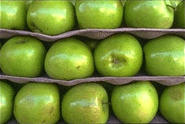
%> input picture 3rd Year ,2nd Semester/Image Processing/Previous Year/Amirbek/assignment 3/Image Quilting for Texture Synthesis and Transfer/inputs/synthesis/apples.png, 185 x 124 px
$ octave synthesis.m   (GNU Octave 9; MATLAB toolbox functions it lacks are replaced by stand-ins)
%> lines starting %> are read from the running program, lines starting %| are printed output that depends on the picture; in (x1, y1, x2, y2) boxes, pixels count from 0 and x2, y2 are one past the last pixel; in counts of white or black regions, pixels touching at a corner belong together; the program's own positions count from 1
% 2018380038 Amirbek Raimov
a = im2double(imread('../inputs/synthesis/apples.png'));
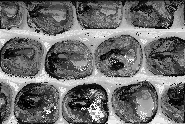
%> a: size 124x185 double; min 0, max 0.992, mean 0.435


if(length(size(a)) ~= 3)
    a = repmat(a,[1 1 3]);
%> a: size 124x185x3 double
end
inputTexture = rgb2gray(a);
[m,n] = size(inputTexture);
%> m = 124; n = 185

magnification = 2;
w = 50;
o = round(w/3);
m1 = ceil(m*magnification/w)*w+o;
%> m1 = 267
n1 = ceil(n*magnification/w)*w+o;
%> n1 = 417
outputTexture = zeros(m1,n1);
outputTexture1 = zeros(m1,n1,3);


for i = 1:floor(m1/w)
    for j = 1:floor(n1/w)
        mask = zeros(w+o,w+o);
        temp1 = outputTexture((i-1)*w+1:i*w+o,(j-1)*w+1:j*w+o);

        if(i==1 && j ==1)
            outputTexture(1:w+o,1:w+o) = inputTexture(1:w+o,1:w+o);
            outputTexture1(1:w+o,1:w+o,:) = a(1:w+o,1:w+o,:);
            continue;

        elseif(i==1)
            mask(:,1:o) = 1;

            [nearPatch,nearPatch1] = givePatch(a,inputTexture,temp1,mask);

            error = (nearPatch.*mask-temp1.*mask).^2;
            error = error(:,1:o);
            [cost,path] = findBoundaryHelper1(error);
            boundary = zeros(w+o,w+o);
            [~,ind] = min(cost(1,:));
            boundary(:,1:o) = findBoundaryHelper2(path,ind);

        elseif(j==1)
            mask(1:o,:) = 1;

            [nearPatch,nearPatch1] = givePatch(a,inputTexture,temp1,mask);

            error = (nearPatch.*mask-temp1.*mask).^2;
            error = error(1:o,:);
            [cost,path] = findBoundaryHelper1(error');
            boundary = zeros(w+o,w+o);
            [~,ind] = min(cost(1,:));
            boundary(1:o,:) = (findBoundaryHelper2(path,ind))';

        else
            mask(:,1:o) = 1;
            mask(1:o,:) = 1;

            [nearPatch,nearPatch1] = givePatch(a,inputTexture,temp1,mask);

            error = (nearPatch.*mask-temp1.*mask).^2;
            error1 = error(1:o,:);
            [cost1,path1] = findBoundaryHelper1(error1');

            error2 = error(:,1:o);
            [cost2,path2] = findBoundaryHelper1(error2);

            cost = cost1(1:o,:)+cost2(1:o,:);

            boundary = zeros(w+o,w+o);
            [~,ind] = min(diag(cost));
            boundary(1:o,ind:w+o) = (findBoundaryHelper2(path1(ind:o+w,:),o-ind+1))';

            boundary(ind:o+w,1:o) = findBoundaryHelper2(path2(ind:o+w,:),ind);

            boundary(1:ind-1,1:ind-1) = 1;
        end

        smoothBoundary = boundary;
        smoothBoundary1 = repmat(boundary,[1 1 3]);%
        temp2 = temp1.*(smoothBoundary) + nearPatch.*(1-smoothBoundary);
        outputTexture((i-1)*w+1:i*w+o,(j-1)*w+1:j*w+o) = temp2;
        outputTexture1((i-1)*w+1:i*w+o,(j-1)*w+1:j*w+o,:) = outputTexture1((i-1)*w+1:i*w+o,(j-1)*w+1:j*w+o,:).*(smoothBoundary1)+nearPatch1.*(1-smoothBoundary1);
    end
end
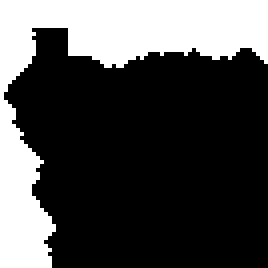
%> boundary: size 67x67 double (shown 4 times larger); values 0 (black) and 1 (white), 29.3% white; 1 white region, box (x1, y1, x2, y2) and area: (0, 0, 67, 67) 1317
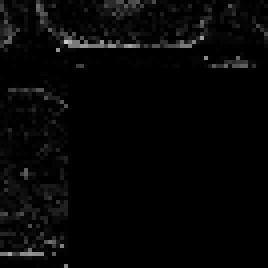
%> error: size 67x67 double (shown 4 times larger); min 0, max 0.779, mean 0.0239
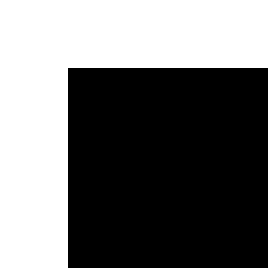
%> mask: size 67x67 double (shown 4 times larger); values 0 (black) and 1 (white), 44.3% white; 1 white region, box (x1, y1, x2, y2) and area: (0, 0, 67, 67) 1989
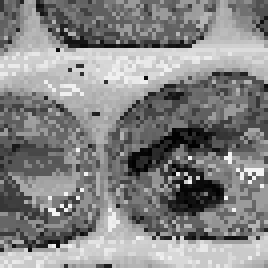
%> nearPatch: size 67x67 double (shown 4 times larger); min 0, max 0.965, mean 0.521
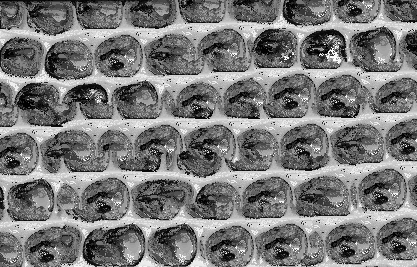
%> outputTexture: size 267x417 double; min 0, max 0.992, mean 0.476
%> after the loop, ind = 8

imshow(a); truesize; figure;
output = outputTexture1(1:m1-o,1:n1-o,:);
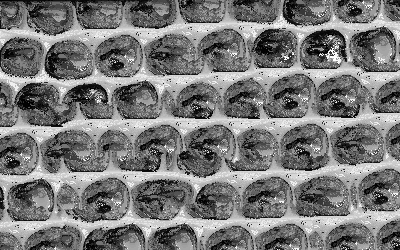
%> output: size 250x400x3 double; min 0, max 0.992, mean 0.475
imshow(output);truesize;

$ run again, with 3rd Year ,2nd Semester/Image Processing/Previous Year/Amirbek/assignment 3/Image Quilting for Texture Synthesis and Transfer/inputs/synthesis/bricks.png copied over 3rd Year ,2nd Semester/Image Processing/Previous Year/Amirbek/assignment 3/Image Quilting for Texture Synthesis and Transfer/inputs/synthesis/apples.png
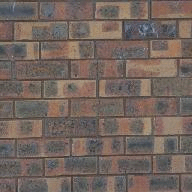
%> input picture 3rd Year ,2nd Semester/Image Processing/Previous Year/Amirbek/assignment 3/Image Quilting for Texture Synthesis and Transfer/inputs/synthesis/bricks.png, 192 x 192 px
%> after the loop `for i = 1:floor(m1/w)`:
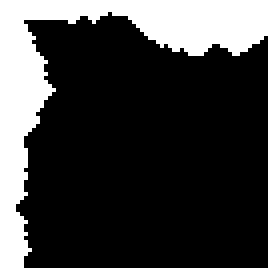
%> boundary: size 67x67 double (shown 4 times larger); values 0 (black) and 1 (white), 23.4% white; 1 white region, box (x1, y1, x2, y2) and area: (0, 0, 67, 67) 1049
%> after the loop `for i = 1:floor(m1/w)`: ind = 6
%> `output = outputTexture1(1:m1-o,1:n1-o,:);`:
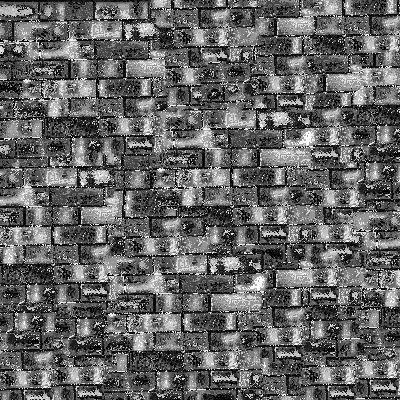
%> output: size 400x400x3 double; min 0, max 1, mean 0.394

$ run again, with 3rd Year ,2nd Semester/Image Processing/Previous Year/Amirbek/assignment 3/Image Quilting for Texture Synthesis and Transfer/inputs/synthesis/chocolate.png copied over 3rd Year ,2nd Semester/Image Processing/Previous Year/Amirbek/assignment 3/Image Quilting for Texture Synthesis and Transfer/inputs/synthesis/apples.png
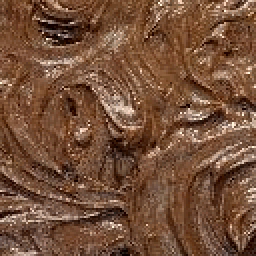
%> input picture 3rd Year ,2nd Semester/Image Processing/Previous Year/Amirbek/assignment 3/Image Quilting for Texture Synthesis and Transfer/inputs/synthesis/chocolate.png, 128 x 128 px (shown 2 times larger)
%> after the loop `for i = 1:floor(m1/w)`: ind = 6
%> `output = outputTexture1(1:m1-o,1:n1-o,:);`:
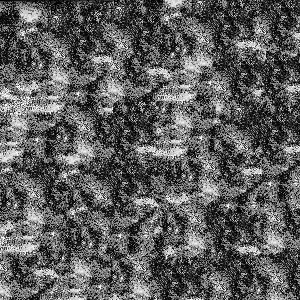
%> output: size 300x300x3 double; min 0, max 1, mean 0.365
